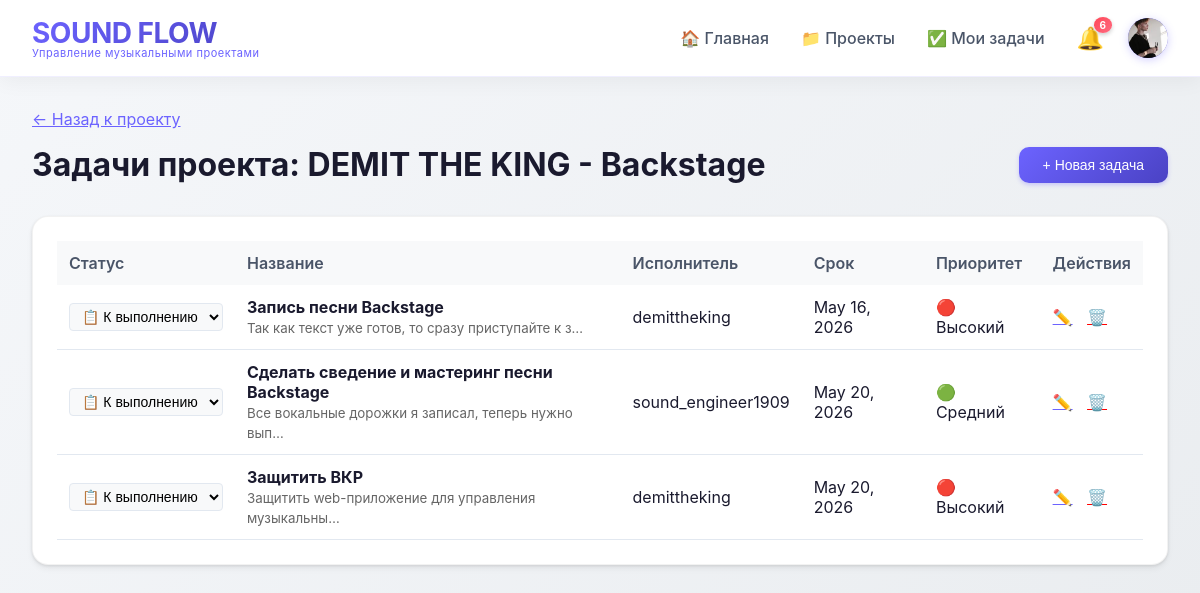
The app's page /tasks_app/project/1/ (signed in) with its own data.
### core/models.py (models this page shows, shortened)
class Profile(models.Model):
    user = models.OneToOneField(User, on_delete=models.CASCADE, related_name='profile')
    avatar = models.ImageField(upload_to='avatars/', null=True, blank=True)

### projects/models.py (models this page shows, shortened)
class Project(models.Model):
    STATUS_CHOICES = (
        ('draft', 'Черновик'),
        ('active', 'Активен'),
        ('completed', 'Завершён'),
    )
    owner = models.ForeignKey(User, on_delete=models.CASCADE, related_name='owned_projects')
    title = models.CharField(max_length=200)
    description = models.TextField(blank=True)
    cover = models.ImageField(upload_to='project_covers/', null=True, blank=True)
    status = models.CharField(max_length=20, choices=STATUS_CHOICES, default='active')
    created_at = models.DateTimeField(auto_now_add=True)
    updated_at = models.DateTimeField(auto_now=True)
    class Meta:
        ordering = ['-updated_at']

### tasks_app/models.py (models this page shows, shortened)
class Task(models.Model):
    STATUS_CHOICES = (
        ('todo', 'К выполнению'),
        ('in_progress', 'В работе'),
        ('done', 'Выполнена'),
    )
    PRIORITY_CHOICES = (
        (1, 'Низкий'),
        (2, 'Средний'),
        (3, 'Высокий'),
    )
    project = models.ForeignKey(Project, on_delete=models.CASCADE, related_name='tasks')
    title = models.CharField(max_length=200)
    description = models.TextField(blank=True)
    status = models.CharField(max_length=20, choices=STATUS_CHOICES, default='todo')
    assignee = models.ForeignKey(User, on_delete=models.SET_NULL, null=True, blank=True, related_name='assigned_tasks')
    due_date = models.DateField(null=True, blank=True)
    priority = models.IntegerField(choices=PRIORITY_CHOICES, default=2)
    created_by = models.ForeignKey(User, on_delete=models.CASCADE, related_name='created_tasks')
    created_at = models.DateTimeField(auto_now_add=True)
    updated_at = models.DateTimeField(auto_now=True)

### tasks_app/views.py (the view)
# urls.py: path('project/<int:project_id>/', views.task_list, name='task_list'),
@login_required
def task_list(request, project_id):
    project = get_object_or_404(Project, pk=project_id)
    if not ProjectMember.objects.filter(project=project, user=request.user).exists():
        messages.error(request, 'У вас нет доступа к этому проекту')
        return redirect('project_list')
    tasks = Task.objects.filter(project=project)
    members = ProjectMember.objects.filter(project=project)
    return render(request, 'tasks_app/list.html', {
        'project': project,
        'tasks': tasks,
        'members': members
    })

### templates/tasks_app/list.html (shortened to what this page needs)
{% extends 'base.html' %}
{% block content %}
<div style="margin-bottom: 1rem;">
    <a href="{% url 'project_detail' project.id %}" style="color: #6c63ff;">← Назад к проекту</a>
</div>
<div style="display: flex; justify-content: space-between; align-items: center; margin-bottom: 2rem;">
    <h1>Задачи проекта: {{ project.title }}</h1>
    <button onclick="openModal()" class="btn">+ Новая задача</button>
</div>
<div class="card">
    <table style="width: 100%; border-collapse: collapse;">
        <thead>
            <tr style="background: #f0f0f0;">
                <th style="padding: 12px; text-align: left;">Статус</th>
                <th style="padding: 12px; text-align: left;">Название</th>
                <th style="padding: 12px; text-align: left;">Исполнитель</th>
                <th style="padding: 12px; text-align: left;">Срок</th>
                <th style="padding: 12px; text-align: left;">Приоритет</th>
                <th style="padding: 12px; text-align: left;">Действия</th>
            </tr>
        </thead>
        <tbody>
            {% for task in tasks %}
            <tr style="border-bottom: 1px solid #eee;">
                <td style="padding: 12px;">
                    <form method="post" action="{% url 'task_edit' task.id %}" style="margin: 0;">
                        <select name="status" onchange="this.form.submit()" style="padding: 4px 8px; border-radius: 4px;">
                            <option value="todo" {% if task.status == 'todo' %}selected{% endif %}>📋 К выполнению</option>
                        </select>
                    </form>
                </td>
                <td style="padding: 12px;">
                    <strong>{{ task.title }}</strong>
                    {% if task.description %}
                    <br><small style="color: #666;">{{ task.description|truncatechars:50 }}</small>
                    {% endif %}
                </td>
                <td style="padding: 12px;">{{ task.assignee.username|default:"-" }}</td>
                <td style="padding: 12px; {% if task.dueee_date and task.status != 'done' and task.due_date < now %}color: red;{% endif %}">
                    {{ task.due_date|default:"-" }}
                </td>
                <td style="padding: 12px;">
                    {% if task.priority == 1 %}🔵 Низкий
                    {% elif task.priority == 2 %}🟢 Средний
                    {% else %}🔴 Высокий{% endif %}
                </td>
                <td style="padding: 12px;">
                    <a href="{% url 'task_edit' task.id %}" style="color: #6c63ff; margin-right: 10px;">✏️</a>
                    <a href="{% url 'task_delete' task.id %}" style="color: red;" onclick="return confirm('Удалить задачу?')">🗑️</a>
                </td>
            </tr>
            {% empty %}
            <tr>
                <td colspan="6" style="padding: 40px; text-align: center; color: #999;">
                    Нет задач. Создайте первую задачу!
                </td>
            </tr>
            {% endfor %}
        </tbody>
    </table>
</div>
{% endblock %}

### templates/base.html (shortened to what this page needs)
<!DOCTYPE html>
<html lang="ru">
<head>
</head>
<body>
    <header class="header">
        <a href="{% url 'home' %}" style="text-decoration: none;">
            <div class="logo">
                <h1>SOUND FLOW</h1>
                <p>Управление музыкальными проектами</p>
            </div>
        </a>
        {% if user.is_authenticated %}
        <div class="nav-links">
            <a href="{% url 'home' %}">🏠 Главная</a>
            <a href="{% url 'project_list' %}">📁 Проекты</a>
            <a href="{% url 'my_tasks' %}">✅ Мои задачи</a>
            <div class="user-menu">
                <div class="notification-icon" id="notificationBell">
                    🔔
                    <span id="notificationBadge" class="notification-badge" style="display: none;">0</span>
                </div>
                <div class="avatar" id="avatarBtn" style="cursor: pointer;">
                    {% if user.profile.avatar %}
                        <img src="{{ user.profile.avatar.url }}" alt="Avatar" style="width: 40px; height: 40px; border-radius: 50%; object-fit: cover;">
                    {% else %}
                        {{ user.first_name|first|default:user.username|first|upper }}{{ user.last_name|first|upper }}
                    {% endif %}
                </div>
            </div>
        </div>
        {% endif %}
    </header>
    <div class="container">
        {% block content %}
        {% endblock %}
    </div>
</body>
</html>

### templates/base.html (style rules this page uses)
* { margin: 0; padding: 0; box-sizing: border-box; }
body { font-family: 'Inter', -apple-system, BlinkMacSystemFont, 'Segoe UI', Roboto, sans-serif; background: linear-gradient(135deg, #f5f7fa 0%, #e9ecef 100%); min-height: 100vh; color: #1a1a2e; }
.header { background: rgba(255, 255, 255, 0.98); backdrop-filter: blur(10px); box-shadow: 0 4px 20px rgba(0, 0, 0, 0.05); padding: 1rem 2rem; display: flex; justify-content: space-between; align-items: center; position: sticky; top: 0; z-index: 100; border-bottom: 1px solid rgba(108, 99, 255, 0.1); }
.logo { display: flex; flex-direction: column; }
.logo h1 { background: linear-gradient(135deg, #6c63ff 0%, #4a42c4 100%); -webkit-background-clip: text; background-clip: text; color: transparent; font-size: 28px; letter-spacing: -0.5px; }
.logo p { font-size: 11px; color: #6c63ff; margin-top: -4px; letter-spacing: 0.5px; }
.nav-links { display: flex; gap: 2rem; align-items: center; }
.nav-links a { text-decoration: none; color: #4a5568; font-weight: 500; transition: all 0.3s ease; position: relative; }
.nav-links a::after { content: ''; position: absolute; bottom: -5px; left: 0; width: 0; height: 2px; background: #6c63ff; transition: width 0.3s ease; }
.user-menu { display: flex; align-items: center; gap: 1.5rem; }
.notification-icon { position: relative; cursor: pointer; font-size: 22px; transition: transform 0.2s; }
.notification-badge { position: absolute; top: -8px; right: -8px; background: linear-gradient(135deg, #ff4757, #ff6b81); color: white; border-radius: 50%; padding: 2px 6px; font-size: 10px; font-weight: bold; min-width: 18px; text-align: center; box-shadow: 0 2px 4px rgba(0,0,0,0.2); }
.avatar { width: 40px; height: 40px; border-radius: 50%; background: linear-gradient(135deg, #6c63ff, #4a42c4); color: white; display: flex; align-items: center; justify-content: center; font-weight: bold; cursor: pointer; transition: transform 0.2s, box-shadow 0.2s; box-shadow: 0 2px 8px rgba(108, 99, 255, 0.3); }
.container { max-width: 1400px; margin: 2rem auto; padding: 0 2rem; }
.card { background: white; border-radius: 16px; padding: 1.5rem; margin-bottom: 1.5rem; box-shadow: 0 4px 6px rgba(0, 0, 0, 0.05), 0 1px 3px rgba(0, 0, 0, 0.1); transition: all 0.3s ease; border: 1px solid rgba(0, 0, 0, 0.05); }
.btn { background: linear-gradient(135deg, #6c63ff, #4a42c4); color: white; border: none; padding: 10px 24px; border-radius: 10px; cursor: pointer; font-size: 14px; font-weight: 500; transition: all 0.3s ease; text-decoration: none; display: inline-block; box-shadow: 0 2px 4px rgba(108, 99, 255, 0.3); }
input, textarea, select { background: #f8f9fa; border: 1px solid #e2e8f0; border-radius: 10px; padding: 10px 14px; font-size: 14px; transition: all 0.3s ease; }
table { width: 100%; border-collapse: collapse; }
th { text-align: left; padding: 12px; background: #f8f9fa; font-weight: 600; color: #4a5568; }
td { padding: 12px; border-bottom: 1px solid #e2e8f0; }
.card, .project-card { animation: fadeIn 0.4s ease-out; }
.logo { transition: transform 0.2s ease; }
.logo h1, .logo p { transition: all 0.2s ease; }

### records on screen
Project: title "DEMIT THE KING - Backstage"
Task: status "📋 К выполнению", title "Запись песни Backstage", description "Так как текст уже готов, то сразу приступайте к з…", assignee.username "demittheking", due_date "May 16, 2026", priority "🔴 Высокий"
Task: status "📋 К выполнению", title "Сделать сведение и мастеринг песни Backstage", description "Все вокальные дорожки я записал, теперь нужно вып…", assignee.username "sound_engineer1909", due_date "May 20, 2026", priority "🟢 Средний"
Task: status "📋 К выполнению", title "Защитить ВКР", description "Защитить web-приложение для управления музыкальны…", assignee.username "demittheking", due_date "May 20, 2026", priority "🔴 Высокий"
